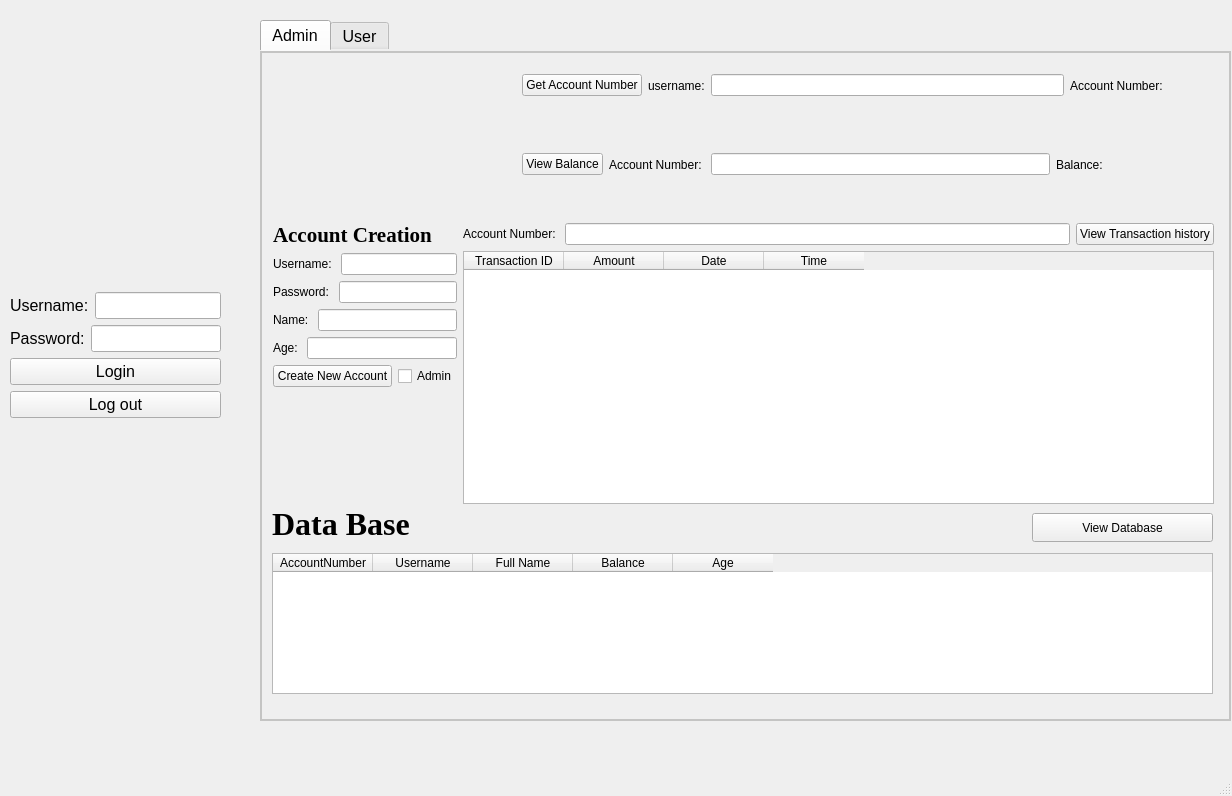
<?xml version="1.0" encoding="UTF-8"?>
<ui version="4.0">
 <class>client</class>
 <widget class="QMainWindow" name="client">
  <property name="geometry">
   <rect>
    <x>0</x>
    <y>0</y>
    <width>1232</width>
    <height>796</height>
   </rect>
  </property>
  <property name="font">
   <font>
    <pointsize>12</pointsize>
   </font>
  </property>
  <property name="windowTitle">
   <string>client</string>
  </property>
  <property name="styleSheet">
   <string notr="true"/>
  </property>
  <widget class="QWidget" name="centralwidget">
   <widget class="QTabWidget" name="tabWidget">
    <property name="geometry">
     <rect>
      <x>260</x>
      <y>20</y>
      <width>971</width>
      <height>701</height>
     </rect>
    </property>
    <property name="styleSheet">
     <string notr="true">QTabWidget::pane { border: 2px solid #C4C4C3; }</string>
    </property>
    <property name="currentIndex">
     <number>0</number>
    </property>
    <property name="tabBarAutoHide">
     <bool>true</bool>
    </property>
    <widget class="QWidget" name="admin">
     <attribute name="title">
      <string>Admin</string>
     </attribute>
     <widget class="QPushButton" name="pbn_view_database_2">
      <property name="geometry">
       <rect>
        <x>770</x>
        <y>460</y>
        <width>181</width>
        <height>29</height>
       </rect>
      </property>
      <property name="text">
       <string>View Database</string>
      </property>
     </widget>
     <widget class="QLabel" name="lbl_view_database_error_2">
      <property name="geometry">
       <rect>
        <x>10</x>
        <y>440</y>
        <width>181</width>
        <height>61</height>
       </rect>
      </property>
      <property name="font">
       <font>
        <family>Times New Roman</family>
        <pointsize>24</pointsize>
        <bold>true</bold>
       </font>
      </property>
      <property name="text">
       <string>Data Base</string>
      </property>
     </widget>
     <widget class="QLabel" name="label_2">
      <property name="geometry">
       <rect>
        <x>10</x>
        <y>20</y>
        <width>241</width>
        <height>141</height>
       </rect>
      </property>
      <property name="sizePolicy">
       <sizepolicy hsizetype="Preferred" vsizetype="Preferred">
        <horstretch>0</horstretch>
        <verstretch>0</verstretch>
       </sizepolicy>
      </property>
      <property name="text">
       <string/>
      </property>
      <property name="pixmap">
       <pixmap>C:/Users/Bol7assan/Downloads/New folder/1641115343650.jpg</pixmap>
      </property>
      <property name="scaledContents">
       <bool>true</bool>
      </property>
     </widget>
     <widget class="QTableWidget" name="tbl_view_database_2">
      <property name="geometry">
       <rect>
        <x>10</x>
        <y>500</y>
        <width>941</width>
        <height>141</height>
       </rect>
      </property>
      <column>
       <property name="text">
        <string>AccountNumber</string>
       </property>
      </column>
      <column>
       <property name="text">
        <string>Username</string>
       </property>
      </column>
      <column>
       <property name="text">
        <string>Full Name</string>
       </property>
      </column>
      <column>
       <property name="text">
        <string>Balance</string>
       </property>
      </column>
      <column>
       <property name="text">
        <string>Age</string>
       </property>
      </column>
     </widget>
     <widget class="QLabel" name="lbl_err_transaction_history_2">
      <property name="geometry">
       <rect>
        <x>421</x>
        <y>435</y>
        <width>16</width>
        <height>20</height>
       </rect>
      </property>
      <property name="text">
       <string/>
      </property>
     </widget>
     <widget class="QWidget" name="layoutWidget">
      <property name="geometry">
       <rect>
        <x>260</x>
        <y>16</y>
        <width>691</width>
        <height>151</height>
       </rect>
      </property>
      <layout class="QVBoxLayout" name="verticalLayout_4">
       <item>
        <layout class="QHBoxLayout" name="horizontalLayout_9">
         <item>
          <widget class="QPushButton" name="pushButton_get_account_number_2">
           <property name="text">
            <string>Get Account Number</string>
           </property>
          </widget>
         </item>
         <item>
          <layout class="QHBoxLayout" name="horizontalLayout_8">
           <item>
            <widget class="QLabel" name="label_username_2">
             <property name="text">
              <string>username:</string>
             </property>
            </widget>
           </item>
           <item>
            <widget class="QLineEdit" name="lineEdit_username_2"/>
           </item>
          </layout>
         </item>
         <item>
          <widget class="QLabel" name="label_view_account_number_2">
           <property name="text">
            <string>Account Number:               </string>
           </property>
          </widget>
         </item>
        </layout>
       </item>
       <item>
        <widget class="QLabel" name="label_error_2">
         <property name="text">
          <string/>
         </property>
        </widget>
       </item>
       <item>
        <layout class="QHBoxLayout" name="horizontalLayout_7">
         <item>
          <widget class="QPushButton" name="pbn_view_balance_2">
           <property name="text">
            <string>View Balance</string>
           </property>
          </widget>
         </item>
         <item>
          <layout class="QHBoxLayout" name="horizontalLayout_20">
           <item>
            <widget class="QLabel" name="lbl_accountnumber_2">
             <property name="text">
              <string>Account Number: </string>
             </property>
            </widget>
           </item>
           <item>
            <widget class="QLineEdit" name="lnedit_accountnumber_2"/>
           </item>
          </layout>
         </item>
         <item>
          <widget class="QLabel" name="lbl_viewbalance_2">
           <property name="text">
            <string>Balance:                                 </string>
           </property>
          </widget>
         </item>
        </layout>
       </item>
       <item>
        <widget class="QLabel" name="label_error_viewbalance_2">
         <property name="text">
          <string/>
         </property>
        </widget>
       </item>
      </layout>
     </widget>
     <widget class="QWidget" name="">
      <property name="geometry">
       <rect>
        <x>11</x>
        <y>170</y>
        <width>941</width>
        <height>281</height>
       </rect>
      </property>
      <layout class="QFormLayout" name="formLayout">
       <item row="0" column="0">
        <layout class="QVBoxLayout" name="verticalLayout_5">
         <item>
          <layout class="QVBoxLayout" name="verticalLayout_2">
           <item>
            <widget class="QLabel" name="lbl_accountcreation_2">
             <property name="font">
              <font>
               <family>Times New Roman</family>
               <pointsize>16</pointsize>
               <bold>true</bold>
              </font>
             </property>
             <property name="text">
              <string>Account Creation</string>
             </property>
            </widget>
           </item>
           <item>
            <layout class="QHBoxLayout" name="horizontalLayout_21">
             <item>
              <widget class="QLabel" name="lbl_username_input_2">
               <property name="text">
                <string>Username: </string>
               </property>
              </widget>
             </item>
             <item>
              <widget class="QLineEdit" name="lnedit_username_input_2"/>
             </item>
            </layout>
           </item>
           <item>
            <layout class="QHBoxLayout" name="horizontalLayout_22">
             <item>
              <widget class="QLabel" name="lbl_password_2">
               <property name="text">
                <string>Password: </string>
               </property>
              </widget>
             </item>
             <item>
              <widget class="QLineEdit" name="lnedit_password_input_2"/>
             </item>
            </layout>
           </item>
           <item>
            <layout class="QHBoxLayout" name="horizontalLayout_5">
             <item>
              <widget class="QLabel" name="lbl_name_2">
               <property name="text">
                <string>Name: </string>
               </property>
              </widget>
             </item>
             <item>
              <widget class="QLineEdit" name="lnedit_name_input_2"/>
             </item>
            </layout>
           </item>
           <item>
            <layout class="QHBoxLayout" name="horizontalLayout_24">
             <item>
              <widget class="QLabel" name="lbl_age_2">
               <property name="text">
                <string>Age: </string>
               </property>
              </widget>
             </item>
             <item>
              <widget class="QLineEdit" name="lnedit_age_input_2"/>
             </item>
            </layout>
           </item>
           <item>
            <layout class="QHBoxLayout" name="horizontalLayout_6">
             <item>
              <widget class="QPushButton" name="pbn_create_new_account_2">
               <property name="text">
                <string>Create New Account</string>
               </property>
              </widget>
             </item>
             <item>
              <widget class="QCheckBox" name="chkbox_admin_2">
               <property name="text">
                <string>Admin</string>
               </property>
              </widget>
             </item>
            </layout>
           </item>
          </layout>
         </item>
         <item>
          <widget class="QLabel" name="lbl_error_create_2">
           <property name="text">
            <string/>
           </property>
          </widget>
         </item>
        </layout>
       </item>
       <item row="0" column="1">
        <layout class="QGridLayout" name="gridLayout_2">
         <item row="0" column="0">
          <layout class="QHBoxLayout" name="horizontalLayout_3">
           <item>
            <widget class="QLabel" name="label">
             <property name="text">
              <string>Account Number: </string>
             </property>
            </widget>
           </item>
           <item>
            <widget class="QLineEdit" name="lnedit_act_number_transaction_history_2"/>
           </item>
           <item>
            <widget class="QPushButton" name="pbn_view_transaction_history_2">
             <property name="text">
              <string>View Transaction history</string>
             </property>
            </widget>
           </item>
          </layout>
         </item>
         <item row="1" column="0">
          <widget class="QTableWidget" name="tbl_transaction_history_2">
           <column>
            <property name="text">
             <string>Transaction ID</string>
            </property>
           </column>
           <column>
            <property name="text">
             <string>Amount</string>
            </property>
           </column>
           <column>
            <property name="text">
             <string>Date</string>
            </property>
           </column>
           <column>
            <property name="text">
             <string>Time</string>
            </property>
           </column>
          </widget>
         </item>
        </layout>
       </item>
      </layout>
     </widget>
    </widget>
    <widget class="QWidget" name="user">
     <attribute name="title">
      <string>User</string>
     </attribute>
     <widget class="QLabel" name="lbl_trnsfr_amnt_2">
      <property name="geometry">
       <rect>
        <x>15</x>
        <y>20</y>
        <width>341</width>
        <height>311</height>
       </rect>
      </property>
      <property name="text">
       <string/>
      </property>
      <property name="pixmap">
       <pixmap>C:/Users/Bol7assan/Downloads/New folder/download.png</pixmap>
      </property>
      <property name="scaledContents">
       <bool>true</bool>
      </property>
     </widget>
     <widget class="QWidget" name="">
      <property name="geometry">
       <rect>
        <x>16</x>
        <y>346</y>
        <width>931</width>
        <height>301</height>
       </rect>
      </property>
      <layout class="QVBoxLayout" name="verticalLayout_8">
       <item>
        <layout class="QHBoxLayout" name="horizontalLayout_14">
         <item>
          <widget class="QLabel" name="lbl_view_trnsction_history_2">
           <property name="font">
            <font>
             <family>Times New Roman</family>
             <pointsize>18</pointsize>
             <bold>true</bold>
            </font>
           </property>
           <property name="text">
            <string>View Transaction History</string>
           </property>
          </widget>
         </item>
         <item>
          <widget class="QLabel" name="label_5">
           <property name="text">
            <string>                      </string>
           </property>
          </widget>
         </item>
         <item>
          <widget class="QLabel" name="lbl_err_transaction_history_3">
           <property name="text">
            <string/>
           </property>
          </widget>
         </item>
         <item>
          <widget class="QPushButton" name="pbn_view_transaction_histroy_2">
           <property name="text">
            <string>View Transaction History</string>
           </property>
          </widget>
         </item>
        </layout>
       </item>
       <item>
        <widget class="QTableWidget" name="tbl_view_histroy_transaction_2">
         <column>
          <property name="text">
           <string>Transaction ID</string>
          </property>
         </column>
         <column>
          <property name="text">
           <string>Amount</string>
          </property>
         </column>
         <column>
          <property name="text">
           <string>Date</string>
          </property>
         </column>
         <column>
          <property name="text">
           <string>Time</string>
          </property>
         </column>
        </widget>
       </item>
      </layout>
     </widget>
     <widget class="QWidget" name="">
      <property name="geometry">
       <rect>
        <x>370</x>
        <y>20</y>
        <width>574</width>
        <height>318</height>
       </rect>
      </property>
      <layout class="QVBoxLayout" name="verticalLayout_11">
       <item>
        <layout class="QHBoxLayout" name="horizontalLayout_10">
         <item>
          <layout class="QVBoxLayout" name="verticalLayout_6">
           <item>
            <widget class="QLabel" name="label_account_number_2">
             <property name="font">
              <font>
               <pointsize>16</pointsize>
              </font>
             </property>
             <property name="text">
              <string/>
             </property>
            </widget>
           </item>
           <item>
            <widget class="QPushButton" name="pushButton_get_account_number_4">
             <property name="text">
              <string>Get Account Number</string>
             </property>
            </widget>
           </item>
          </layout>
         </item>
         <item>
          <layout class="QVBoxLayout" name="verticalLayout_7">
           <item>
            <widget class="QLabel" name="label_view_balance_2">
             <property name="font">
              <font>
               <pointsize>16</pointsize>
              </font>
             </property>
             <property name="text">
              <string/>
             </property>
            </widget>
           </item>
           <item>
            <widget class="QPushButton" name="pbn_view_balance_4">
             <property name="text">
              <string>View Account Balance</string>
             </property>
            </widget>
           </item>
          </layout>
         </item>
         <item>
          <layout class="QVBoxLayout" name="verticalLayout_9">
           <item>
            <widget class="QLabel" name="lbl_title_trasnaction_2">
             <property name="font">
              <font>
               <family>Times New Roman</family>
               <pointsize>18</pointsize>
               <bold>true</bold>
              </font>
             </property>
             <property name="text">
              <string>Make a Transaction</string>
             </property>
            </widget>
           </item>
           <item>
            <layout class="QHBoxLayout" name="horizontalLayout_4">
             <item>
              <widget class="QLabel" name="lbl_amount_2">
               <property name="text">
                <string>Amount: </string>
               </property>
              </widget>
             </item>
             <item>
              <widget class="QLineEdit" name="lnedit_amount_2">
               <property name="text">
                <string/>
               </property>
              </widget>
             </item>
            </layout>
           </item>
           <item>
            <widget class="QLabel" name="lbl_transaction_error_2">
             <property name="text">
              <string/>
             </property>
            </widget>
           </item>
           <item>
            <widget class="QPushButton" name="pbn_make_trasnaction_2">
             <property name="text">
              <string>Make a Transaction</string>
             </property>
            </widget>
           </item>
          </layout>
         </item>
        </layout>
       </item>
       <item>
        <layout class="QVBoxLayout" name="verticalLayout_10">
         <item>
          <widget class="QLabel" name="label_4">
           <property name="font">
            <font>
             <family>Times New Roman</family>
             <pointsize>18</pointsize>
             <bold>true</bold>
            </font>
           </property>
           <property name="text">
            <string>Make Transfer</string>
           </property>
          </widget>
         </item>
         <item>
          <layout class="QHBoxLayout" name="horizontalLayout_13">
           <item>
            <widget class="QLabel" name="lbl_to_acc_no_2">
             <property name="text">
              <string>To Account Number: </string>
             </property>
            </widget>
           </item>
           <item>
            <widget class="QLineEdit" name="lnedit_to_accountnumber_2">
             <property name="text">
              <string/>
             </property>
            </widget>
           </item>
          </layout>
         </item>
         <item>
          <layout class="QHBoxLayout" name="horizontalLayout_12">
           <item>
            <widget class="QLabel" name="lbl_transfe_amout_2">
             <property name="text">
              <string>Transfer Amount:</string>
             </property>
            </widget>
           </item>
           <item>
            <widget class="QLineEdit" name="lnedit_trnsfr_amount_2">
             <property name="text">
              <string/>
             </property>
            </widget>
           </item>
          </layout>
         </item>
         <item>
          <widget class="QLabel" name="lbl_mk_trnsf_err_2">
           <property name="text">
            <string/>
           </property>
          </widget>
         </item>
         <item>
          <widget class="QPushButton" name="pbn_mk_transfer_2">
           <property name="text">
            <string>Make a Transfer</string>
           </property>
          </widget>
         </item>
        </layout>
       </item>
      </layout>
     </widget>
    </widget>
   </widget>
   <widget class="QWidget" name="layoutWidget">
    <property name="geometry">
     <rect>
      <x>10</x>
      <y>40</y>
      <width>211</width>
      <height>378</height>
     </rect>
    </property>
    <layout class="QVBoxLayout" name="verticalLayout_3">
     <item>
      <widget class="QLabel" name="label_3">
       <property name="text">
        <string/>
       </property>
       <property name="pixmap">
        <pixmap>C:/Users/Bol7assan/Downloads/New folder/1641115343650.jpg</pixmap>
       </property>
       <property name="scaledContents">
        <bool>true</bool>
       </property>
      </widget>
     </item>
     <item>
      <layout class="QVBoxLayout" name="verticalLayout">
       <item>
        <layout class="QHBoxLayout" name="horizontalLayout">
         <item>
          <widget class="QLabel" name="label_Username">
           <property name="text">
            <string>Username:</string>
           </property>
          </widget>
         </item>
         <item>
          <widget class="QLineEdit" name="lineEdit_Username"/>
         </item>
        </layout>
       </item>
       <item>
        <layout class="QHBoxLayout" name="horizontalLayout_2">
         <item>
          <widget class="QLabel" name="label_Password">
           <property name="text">
            <string>Password:</string>
           </property>
          </widget>
         </item>
         <item>
          <widget class="QLineEdit" name="lineEdit_Password">
           <property name="echoMode">
            <enum>QLineEdit::Password</enum>
           </property>
          </widget>
         </item>
        </layout>
       </item>
       <item>
        <widget class="QPushButton" name="pushButton_login">
         <property name="text">
          <string>Login</string>
         </property>
        </widget>
       </item>
       <item>
        <widget class="QPushButton" name="pushButton_logout">
         <property name="text">
          <string>Log out</string>
         </property>
        </widget>
       </item>
      </layout>
     </item>
    </layout>
   </widget>
  </widget>
  <widget class="QMenuBar" name="menubar">
   <property name="geometry">
    <rect>
     <x>0</x>
     <y>0</y>
     <width>1232</width>
     <height>32</height>
    </rect>
   </property>
  </widget>
  <widget class="QStatusBar" name="statusbar"/>
 </widget>
 <resources/>
 <connections/>
</ui>
